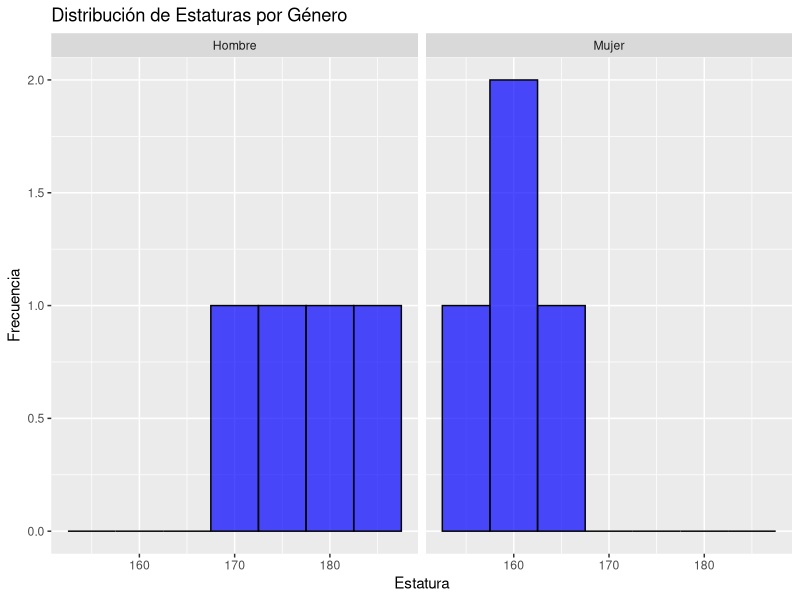

Source code (R):

datos <- data.frame(
  Estatura = c(160, 170, 155, 180, 165, 175, 162, 185),
  Sexo = c("Mujer", "Hombre", "Mujer", "Hombre", "Mujer", "Hombre", "Mujer", "Hombre")
)

View(datos)

# Estatura mínima y máxima de todos los sujetos
estatura_minima <- min(datos$Estatura)
estatura_maxima <- max(datos$Estatura)

# Estatura mínima y máxima de los varones
estatura_minima_varones <- min(datos$Estatura[datos$Sexo == "Hombre"])
estatura_maxima_varones <- max(datos$Estatura[datos$Sexo == "Hombre"])

# Estatura mínima y máxima de las mujeres
estatura_minima_mujeres <- min(datos$Estatura[datos$Sexo == "Mujer"])
estatura_maxima_mujeres <- max(datos$Estatura[datos$Sexo == "Mujer"])

# Mostrar los resultados
cat("Estatura mínima de todos los sujetos:", estatura_minima, "\n")
cat("Estatura máxima de todos los sujetos:", estatura_maxima, "\n")
cat("Estatura mínima de los varones:", estatura_minima_varones, "\n")
cat("Estatura máxima de los varones:", estatura_maxima_varones, "\n")
cat("Estatura mínima de las mujeres:", estatura_minima_mujeres, "\n")
cat("Estatura máxima de las mujeres:", estatura_maxima_mujeres, "\n")

#mostramos los resultados enuna grafica
# primero Cargar la biblioteca ggplot2 para crear el gráfico
library(ggplot2)

# Crear un histograma de las estaturas
ggplot(datos, aes(x = Estatura)) +
  geom_histogram(binwidth = 5, fill = "blue", color = "black", alpha = 0.7) +
  facet_wrap(~ Sexo, ncol = 2) +
  labs(title = "Distribución de Estaturas por Género", x = "Estatura", y = "Frecuencia")